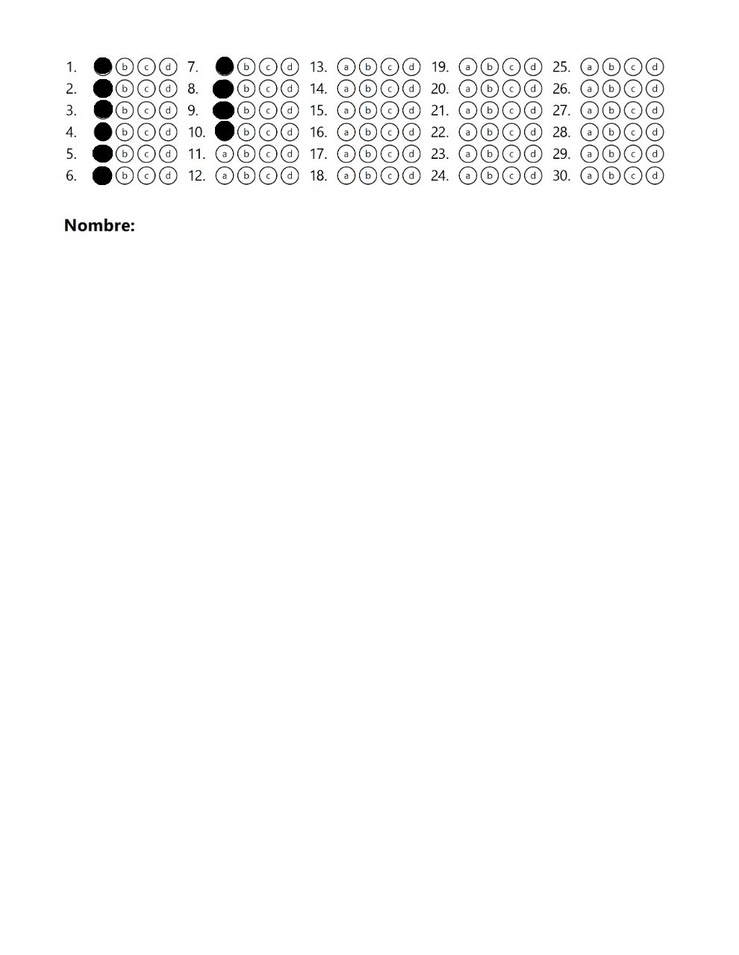
#> input picture plantilla_1.jpg, 739 x 955 px, shrunk from 990 x 1280 before the run
$ python Conteo2.py
#> lines starting #> are read from the running program, lines starting #| are printed output that depends on the picture; after the words box and inside, x2 and y2 are one past the last pixel; in counts of white or black regions, pixels touching at a corner belong together
import cv2
from cv2 import bitwise_not
import numpy as np
imagen = cv2.imread("plantilla_1.jpg")
#> imagen is the input picture: shape (955, 739, 3); mean B, G, R 250.8, 250.8, 250.8
grises = cv2.cvtColor(imagen, cv2.COLOR_BGR2GRAY)

#cv2.imshow("Gris",grises)
#cv2.waitKey(0)

_,binarizada =  cv2.threshold(grises, 10, 255, cv2.THRESH_BINARY_INV)
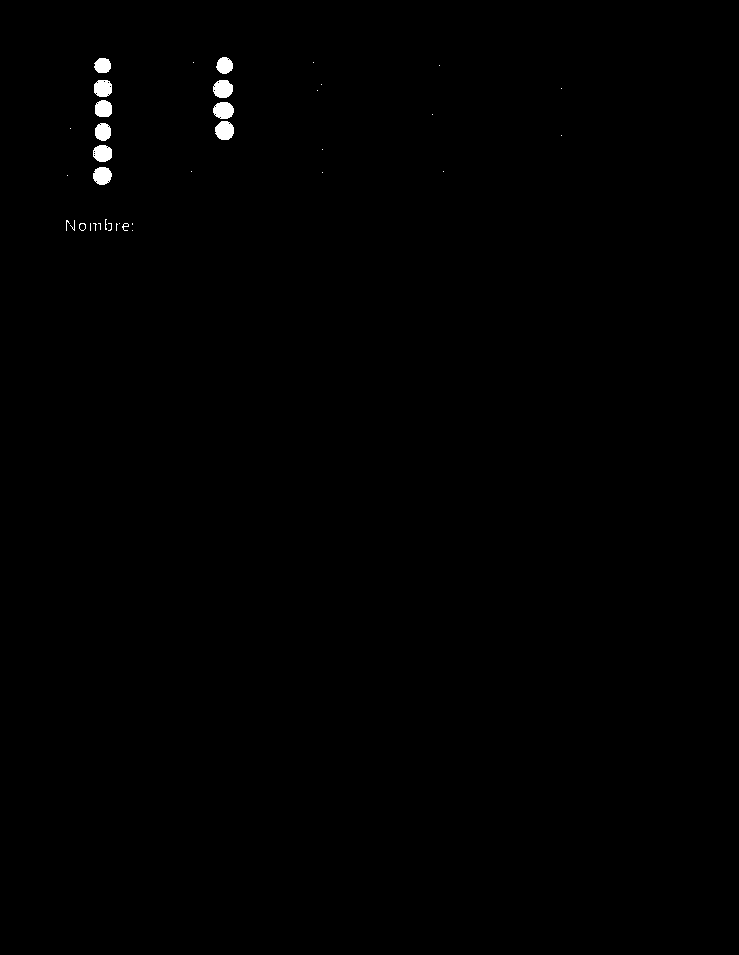
#> binarizada: shape (955, 739); 0.39% white; 37 white regions (25 under 20 px), largest, box (x1, y1, x2, y2) and area: (213, 80, 233, 98) 290, (215, 121, 234, 140) 288, (213, 102, 234, 119) 284
inv=bitwise_not(binarizada)
cv2.imshow('Umbralizada', binarizada)
cv2.waitKey(0)
inv=bitwise_not(binarizada)
cv2.imshow('Umbralizada', inv)
cv2.waitKey(0)
kernel = cv2.getStructuringElement(cv2.MORPH_RECT,(10, 8))
kernel2 = cv2.getStructuringElement(cv2.MORPH_RECT,(14, 25))
erode= cv2.erode(binarizada,kernel)
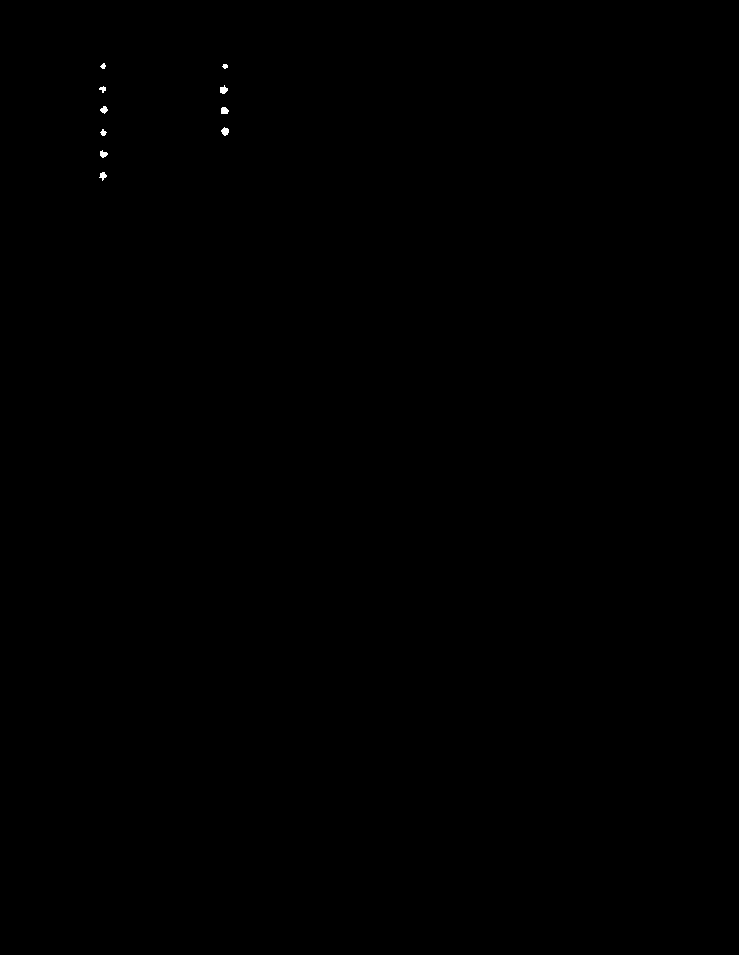
#> erode: shape (955, 739); 0.05% white; 10 white regions
cv2.imshow("eroded Image",erode);
cv2.waitKey(0)
#dilated = cv2.dilate(erode,kernel2)
#cv2.imshow("Dilated Image",dilated);
#cv2.waitKey(0)


contornos,_ = cv2.findContours(erode, cv2.RETR_EXTERNAL, cv2.CHAIN_APPROX_SIMPLE)
#> contornos = 10 contours, 3 with area under 20; largest, box (x1, y1, x2, y2) and area: (221, 127, 229, 136) 38, (221, 107, 229, 114) 36, (220, 85, 228, 94) 36, (100, 150, 108, 158) 30, (100, 106, 108, 114) 30, (99, 172, 107, 181) 28, (100, 129, 107, 136) 20
print('Contornos: ', len(contornos))
#| Contornos:  10
font = cv2.FONT_HERSHEY_SIMPLEX

mensaje = 'Numero de Objetos:' + str(len(contornos))
#> mensaje = 'Numero de Objetos:10'
cv2.putText(imagen,mensaje,(10,50),font,0.75,
    (255,0,0),2,cv2.LINE_AA)
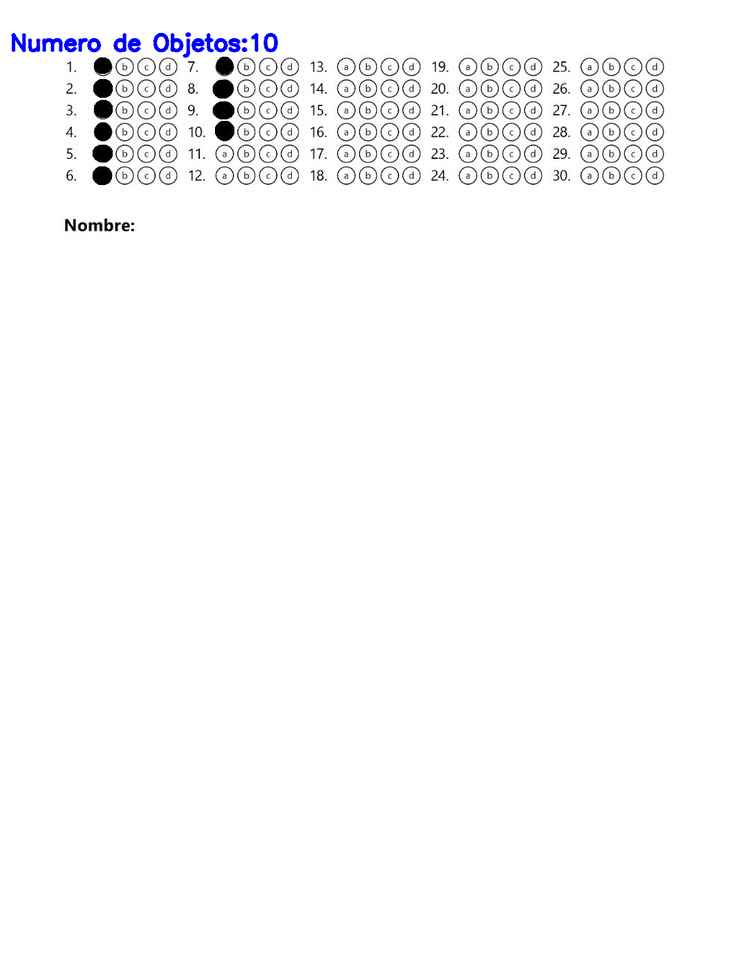
#> imagen: shape (955, 739, 3); 0.45% of pixels changed, all inside (x1, y1, x2, y2) = (10, 32, 279, 58)
for c in contornos:
  cv2.drawContours(imagen, [c], 0, (255,0,0),2)
  cv2.imshow('Imagen', imagen)
  cv2.waitKey(0)
#> this loop made 10 passes
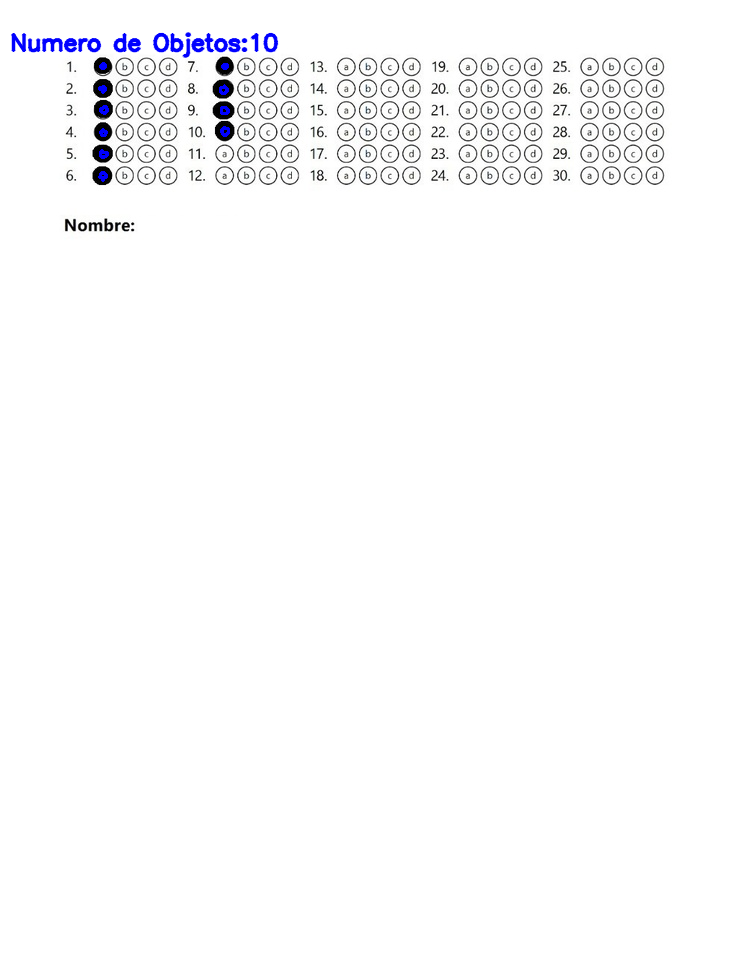
#> imagen: shape (955, 739, 3); 0.09% of pixels changed, all inside (x1, y1, x2, y2) = (98, 62, 230, 182)

cv2.destroyAllWindows()

$ run again, with plantilla_2.jpg copied over plantilla_1.jpg
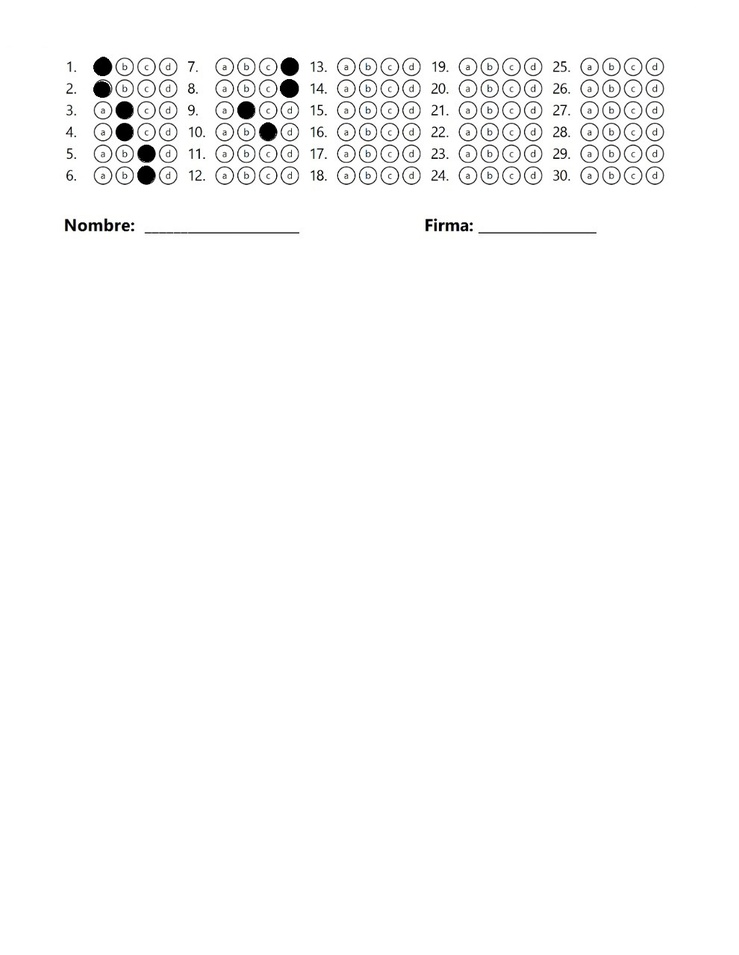
#> input picture plantilla_2.jpg, 739 x 955 px, shrunk from 990 x 1280 before the run
#> imagen is the input picture: shape (955, 739, 3); mean B, G, R 250.7, 250.8, 250.7
#> `_,binarizada =  cv2.threshold(grises, 10, 255, cv2.THRESH_BINARY_INV)`:
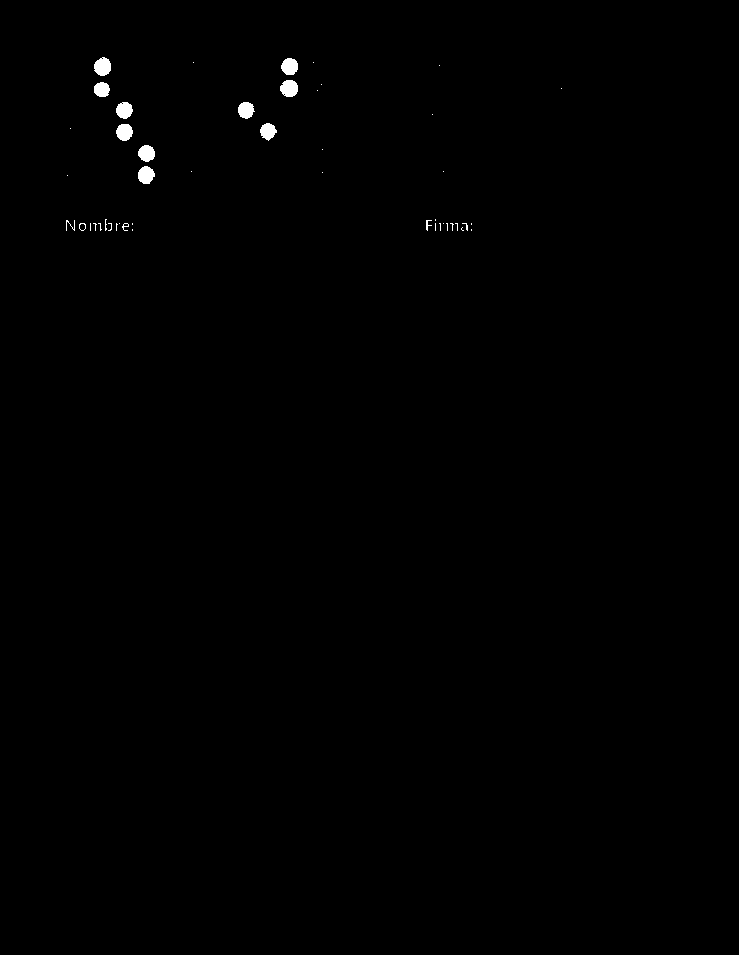
#> binarizada: shape (955, 739); 0.35% white; 47 white regions (33 under 20 px), largest, box (x1, y1, x2, y2) and area: (94, 57, 111, 76) 248, (280, 80, 298, 97) 244, (138, 166, 155, 184) 231
#> erode: shape (955, 739); 0.04% white; 10 white regions (2 under 20 px)
#> contornos = 10 contours, 8 with area under 20; largest, box (x1, y1, x2, y2) and area: (100, 63, 107, 71) 26, (287, 85, 293, 93) 22
#| Contornos:  10
#> mensaje = 'Numero de Objetos:10'
#> the loop `for c in contornos:` made 10 passes
#> after the loop `for c in contornos:`:
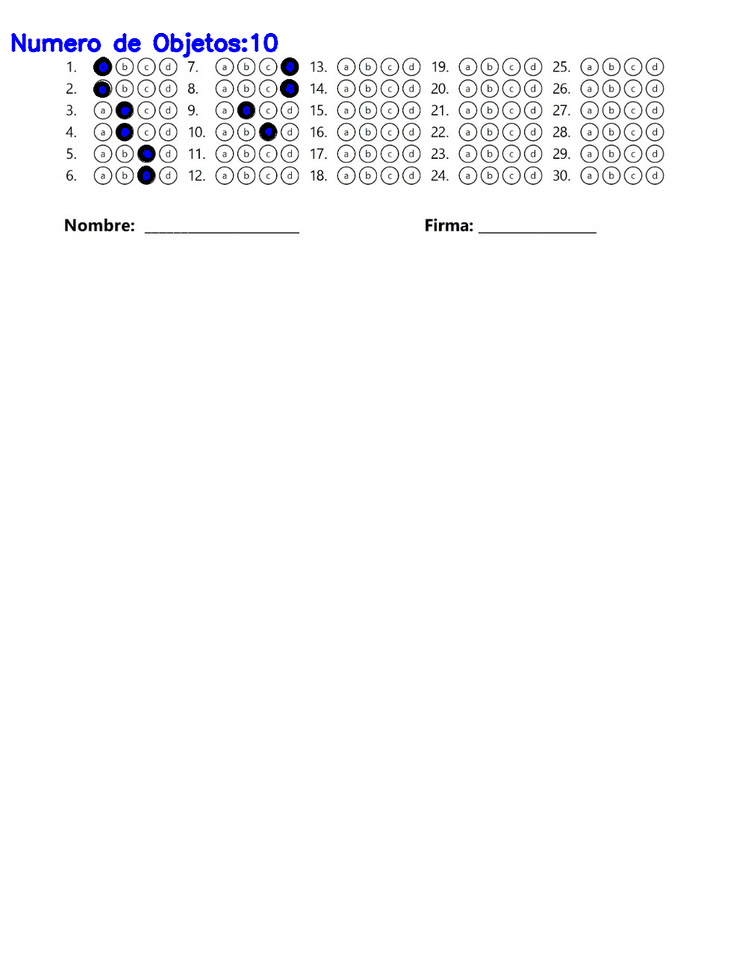
#> imagen: shape (955, 739, 3); mean B, G, R 250.9, 250, 250
